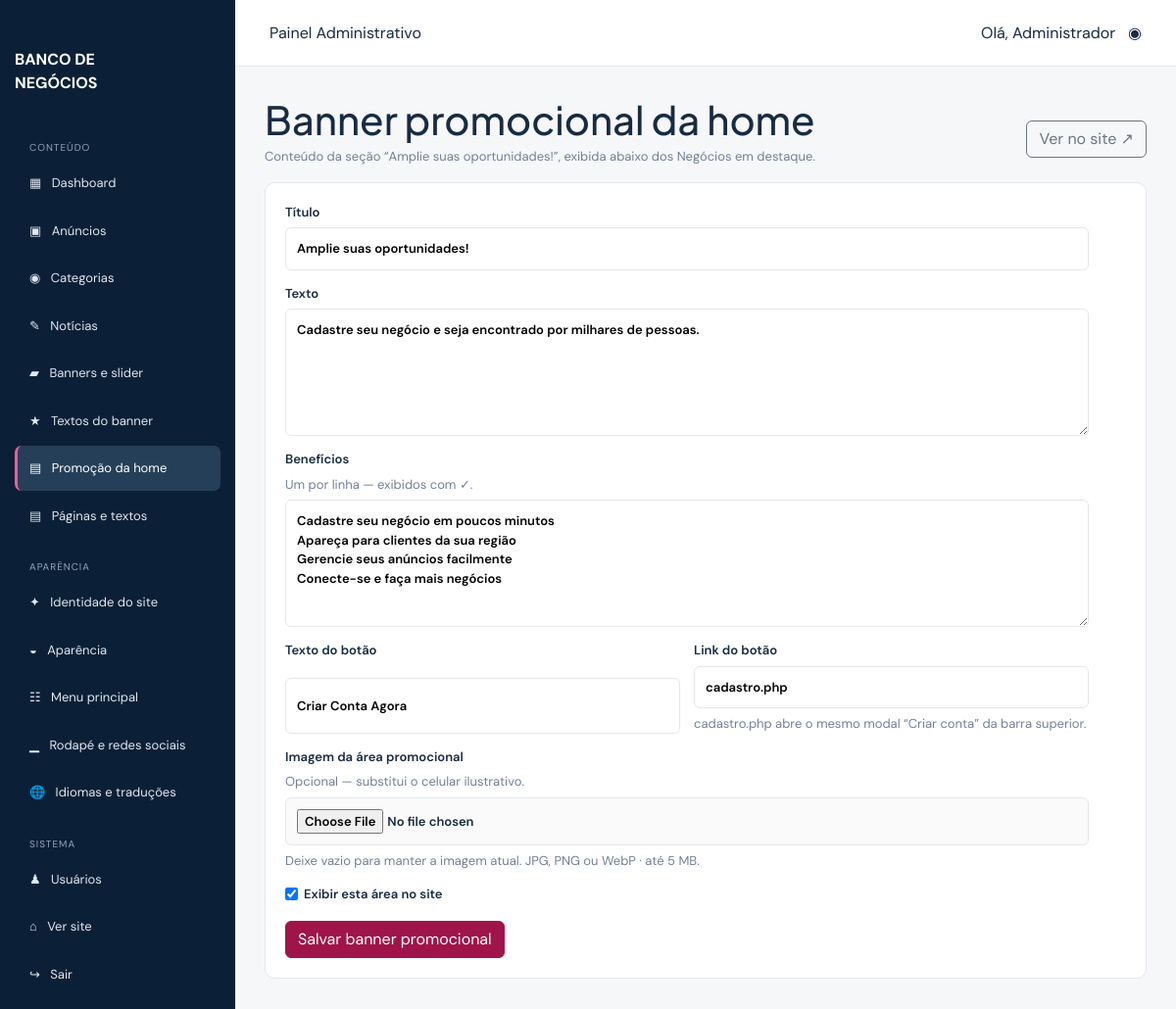
/admin/promocao.php (signed in), run on the app's committed database.
### tables this page shows
CREATE TABLE IF NOT EXISTS home_promocao (
  id TINYINT PRIMARY KEY,
  titulo VARCHAR(180) NOT NULL DEFAULT 'Amplie suas oportunidades!',
  texto TEXT,
  beneficios TEXT NULL,
  texto_botao VARCHAR(80) NOT NULL DEFAULT 'Criar Conta Agora',
  imagem VARCHAR(255) NULL,
  link VARCHAR(255) DEFAULT 'cadastro.php',
  ativo TINYINT(1) NOT NULL DEFAULT 1,
  atualizado_em TIMESTAMP DEFAULT CURRENT_TIMESTAMP ON UPDATE CURRENT_TIMESTAMP
);

### includes/functions.php (called while the page is built, shortened)
<?php
function e(?string $value): string
{
    return htmlspecialchars((string)$value, ENT_QUOTES, 'UTF-8');
}
function db_rows(?PDO $pdo, string $sql, array $params = []): array
{
    try {
        $st = $pdo->prepare($sql);
        $st->execute($params);
        return $st->fetchAll();
    } catch (Throwable $e) {
        return [];
    }
}
function db_one(?PDO $pdo, string $sql, array $params = []): ?array
{
    $r = db_rows($pdo, $sql, $params);
    return $r[0] ?? null;
}

### admin/promocao.php (the view, shortened to what this page needs)
<?php
include __DIR__ . '/includes/header.php';
$promo = $pdo ? db_one($pdo, 'SELECT * FROM home_promocao WHERE id=1') : null;
?>
<main class="admin-content">
  <div class="admin-heading">
    <div><h1>Banner promocional da home</h1><p class="muted">Conteúdo da seção “Amplie suas oportunidades!”, exibida abaixo dos Negócios em destaque.</p></div>
    <a class="btn btn-outline-secondary" href="../index.php#amplie" target="_blank">Ver no site ↗</a>
  </div>
  <div class="admin-panel">
    <form class="admin-form" method="post" enctype="multipart/form-data">
      <label>Título<input name="titulo" value="<?= e($promo['titulo'] ?? 'Amplie suas oportunidades!') ?>"></label>
      <label>Texto<textarea name="texto"><?= e($promo['texto'] ?? '') ?></textarea></label>
      <label>Benefícios <small class="muted">Um por linha — exibidos com ✓.</small><textarea name="beneficios"><?= e($promo['beneficios'] ?? '') ?></textarea></label>
      <div class="form-grid-2">
        <label>Texto do botão<input name="texto_botao" value="<?= e($promo['texto_botao'] ?? 'Criar Conta Agora') ?>"></label>
        <label>Link do botão<input name="link" value="<?= e($promo['link'] ?? 'cadastro.php') ?>"><small class="muted">cadastro.php abre o mesmo modal “Criar conta” da barra superior.</small></label>
      </div>
      <label>Imagem da área promocional <small class="muted">Opcional — substitui o celular ilustrativo.</small><input type="file" name="imagem" accept="image/jpeg,image/png,image/webp"><small class="muted">Deixe vazio para manter a imagem atual. JPG, PNG ou WebP · até 5 MB.</small></label>
      <label class="check-row"><input type="checkbox" name="ativo" value="1" <?= (($promo['ativo'] ?? 1) ? 'checked' : '') ?>> Exibir esta área no site</label>
      <div><button class="btn btn-primary">Salvar banner promocional</button></div>
    </form>
  </div>
</main>
<?php include __DIR__ . '/includes/footer.php'; ?>

### assets/css/admin.css (style rules this page uses)
:root { --navy:#09213a;--wine:#9f1549;--line:#e5e7eb;--bg:#f6f7f9 }
* { box-sizing:border-box }
body { margin:0;font-family:'DM Sans',Arial;color:#172b43;background:var(--bg) }
a { text-decoration:none;color:inherit }
.admin-content { padding:30px;max-width:1250px }
.admin-content h1 { margin:0 0 4px;font-family:'Plus Jakarta Sans' }
.muted { color:#728096;font-size:13px }
.stat-card,.admin-panel { background:#fff;border:1px solid var(--line);border-radius:10px;padding:20px }
.admin-panel { overflow:auto }
.admin-form { display:grid;gap:14px;max-width:750px;background:#fff;padding:25px;border-radius:10px }
.admin-form label { display:grid;gap:6px;font-size:13px;font-weight:600 }
.admin-form input,.admin-form textarea,.admin-form select { padding:11px;border:1px solid var(--line);border-radius:6px;font:inherit }
.admin-form textarea { min-height:130px }
.admin-heading { display:flex;align-items:center;justify-content:space-between;gap:20px }
.admin-form small { font-weight:400 }
.admin-form input[type=file] { background:#fafafa }
.check-row { display:flex!important;align-items:center;gap:8px }
.admin-form .btn { margin-top:4px }
.form-grid-2 { display:grid;grid-template-columns:1fr 1fr;gap:14px }
.admin-main .form-grid-2 { display:grid;grid-template-columns:1fr 1fr;gap:14px }
.admin-panel { max-width:100%;overflow:hidden }
.admin-panel { overflow:visible }
.btn-primary { background:var(--wine);border-color:var(--wine) }
.admin-form { padding:0;max-width:820px }

### data on the page
home_promocao: titulo "Amplie suas oportunidades!", texto "Cadastre seu negócio e seja encontrado por milhares de pessoas.", beneficios "Cadastre seu negócio em poucos minutos Apareça para clientes da sua região Gerencie seus anúncios facilmente Conecte-se e faça mais negócios", texto_botao "Criar Conta Agora", link "cadastro.php", ativo "☑"

### other printed values
$section "CONTEÚDO"
$icon "▦"
$label "Dashboard"
$icon "▣"
$label "Anúncios"
$icon "◉"
$label "Categorias"
$icon "✎"
$label "Notícias"
$icon "▰"
$label "Banners e slider"
$icon "★"
$label "Textos do banner"
$icon "▤"
$label "Promoção da home"
